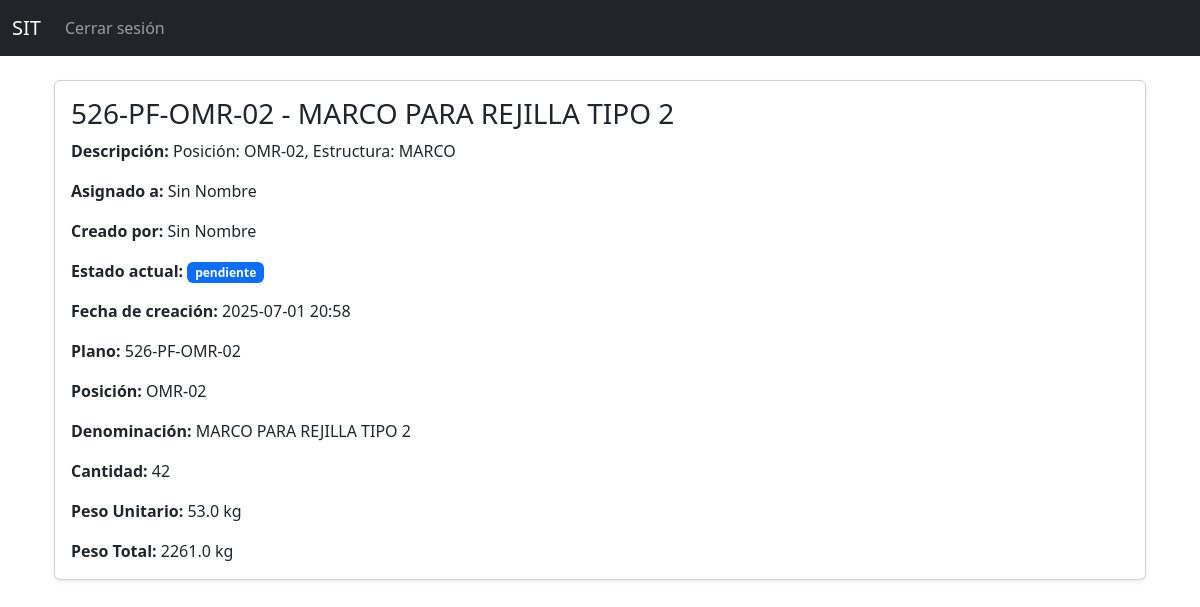
Before: /7450/ (signed in) with the older database file.
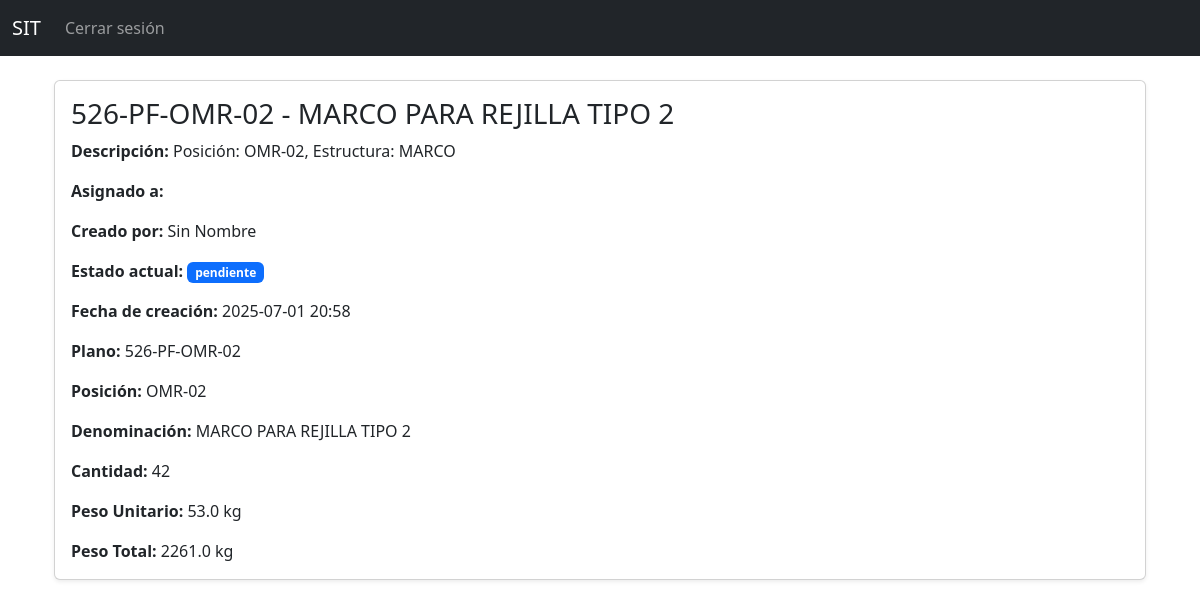
After: the same page with the newer database file.
### tareas_app/models.py (models this page shows, shortened)
class Tarea(models.Model):
    titulo = models.CharField(max_length=100)
    descripcion = models.TextField()
    asignado_a = models.ForeignKey(Empleado, on_delete=models.SET_NULL, null=True, blank=True, related_name="tareas_asignadas")
    creada_por = models.ForeignKey(Empleado, null=True, blank=True, on_delete=models.SET_NULL)
    fecha_creacion = models.DateTimeField(auto_now_add=True)
    plano = models.ImageField(upload_to='planos/', null=True, blank=True)
    estado = models.CharField(max_length=20, choices=ESTADOS, default='pendiente')
    orden = models.ForeignKey(OrdenDeTrabajo, related_name='tareas', on_delete=models.CASCADE, null=True, blank=True)
    estructura = models.CharField(max_length=100, blank=True)
    plano_codigo = models.CharField(max_length=50, blank=True)
    posicion = models.CharField(max_length=50, blank=True)
    denominacion = models.CharField(max_length=100, blank=True)
    cantidad = models.IntegerField(null=True, blank=True)
    peso_unitario = models.FloatField(null=True, blank=True)
    peso_total = models.FloatField(null=True, blank=True)
    agente_externo = models.ForeignKey(AgenteExterno, null=True, blank=True, on_delete=models.SET_NULL)

class Empleado(models.Model):
    usuario = models.OneToOneField(User, on_delete=models.CASCADE, null=True, blank=True)
    nombre = models.CharField(max_length=100)
    perfil = models.CharField(max_length=50, choices=PERFILES)
    es_externo = models.BooleanField(default=False)
    def __str__(self):
        return self.nombre

### tareas_app/views.py (the view, shortened to what this page needs)
# urls.py: path('<int:tarea_id>/', views.detalle_tarea, name='detalle_tarea'),
@login_required
def detalle_tarea(request, tarea_id):
    tarea = get_object_or_404(Tarea, id=tarea_id)
    empleado = Empleado.objects.get(usuario=request.user)
    es_calidad = empleado.perfil == 'calidad'
    es_jefe_produccion = empleado.perfil == 'produccion'
    puede_ver = empleado.perfil in ['administrador', 'produccion', 'ppc', 'ingenieria', 'calidad', 'despacho']
    if not puede_ver:
        return HttpResponseForbidden("No tenés permiso para ver esta tarea.")
    return render(request, 'tareas/detalle_tarea.html', {
        'tarea': tarea,
        'es_calidad': es_calidad,
        'es_jefe_produccion': es_jefe_produccion,
    })

### templates/tareas/detalle_tarea.html (shortened to what this page needs)
{% extends "base.html" %}
{% block content %}
<div class="container mt-4">
    <div class="card shadow-sm">
        <div class="card-body">
            <h3 class="card-title">{{ tarea.titulo }}</h3>
            <p class="card-text"><strong>Descripción:</strong> {{ tarea.descripcion }}</p>
            <p class="card-text"><strong>Asignado a:</strong> {{ tarea.asignado_a }}</p>
            <p class="card-text"><strong>Creado por:</strong> {{ tarea.creada_por }}</p>
            <p class="card-text"><strong>Estado actual:</strong>
                <span class="badge bg-primary">{{ tarea.estado }}</span>
            </p>
            <p class="card-text"><strong>Fecha de creación:</strong> {{ tarea.fecha_creacion|date:"Y-m-d H:i" }}</p>
            <p class="card-text"><strong>Plano:</strong> {{ tarea.plano_codigo }}</p>
            <p class="card-text"><strong>Posición:</strong> {{ tarea.posicion }}</p>
            <p class="card-text"><strong>Denominación:</strong> {{ tarea.denominacion }}</p>
            <p class="card-text"><strong>Cantidad:</strong> {{ tarea.cantidad }}</p>
            <p class="card-text"><strong>Peso Unitario:</strong> {{ tarea.peso_unitario }} kg</p>
            <p class="card-text"><strong>Peso Total:</strong> {{ tarea.peso_total }} kg</p>
        </div>
    </div>
</div>
{% endblock %}

Changed rows visible on the page:
changed Tarea "526-PF-OMR-02 - MARCO PARA REJILLA TIPO 2": asignado_a "Sin Nombre" → (not shown)
